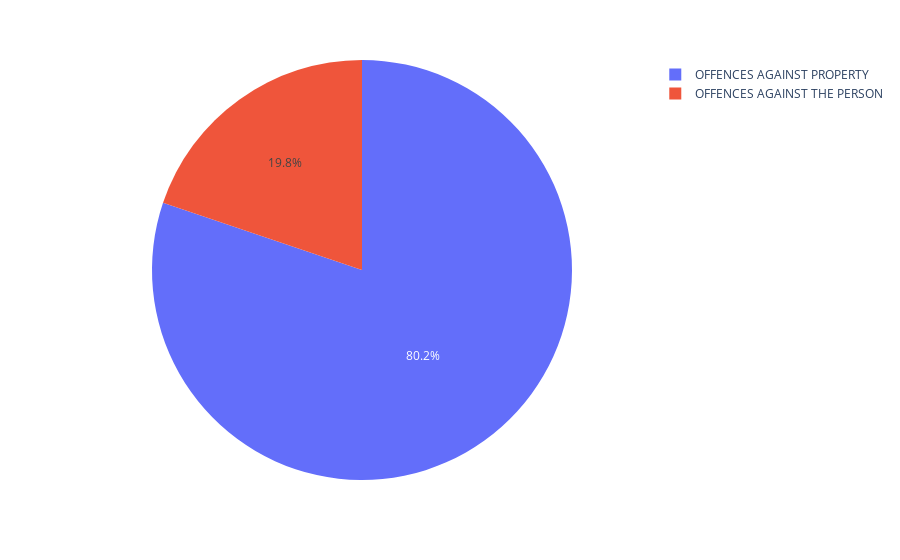

This figure's notebook cell:
### Code cell
labels = ['2022_PROPERTY','2022_PERSON','2023_PROPERTY', '2023PERSON']
size = offences_pertype['count'].array
fig, ax = plt.subplots()
ax.pie(size, labels=labels, autopct='%1.1f%%')
#with plotly piechart
fig = px.pie(offences_pertype, values='count', names= ['OFFENCES AGAINST PROPERTY', 'OFFENCES AGAINST THE PERSON', 'OFFENCES AGAINST PROPERTY','OFFENCES AGAINST THE PERSON'])
fig.show()

### Figure 1 — Plotly figure (JSON) as saved in the notebook; plotly's stock layout.template omitted (floating-point values rounded to 4 significant figures)
{"data": [{"domain": {"x": [0, 1], "y": [0, 1]}, "hovertemplate": "label=%{label}<br>count=%{value}<extra></extra>", "labels": ["OFFENCES AGAINST PROPERTY", "OFFENCES AGAINST THE PERSON", "OFFENCES AGAINST PROPERTY", "OFFENCES AGAINST THE PERSON"], "legendgroup": "", "name": "", "showlegend": true, "type": "pie", "values": [30170, 7630, 31936, 7720]}], "layout": {"legend": {"tracegroupgap": 0}, "margin": {"t": 60}}}
